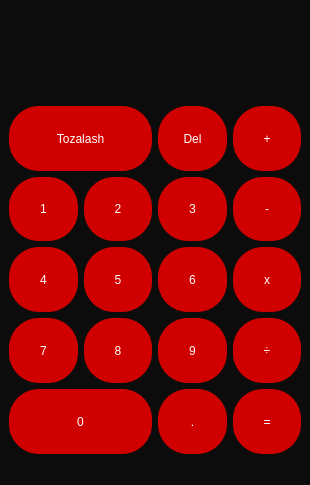
<?xml version="1.0" encoding="UTF-8"?>
<ui version="4.0">
 <class>MainWindow</class>
 <widget class="QMainWindow" name="MainWindow">
  <property name="geometry">
   <rect>
    <x>0</x>
    <y>0</y>
    <width>310</width>
    <height>485</height>
   </rect>
  </property>
  <property name="windowTitle">
   <string>Kalkulyator</string>
  </property>
  <property name="windowIcon">
   <iconset>
    <normaloff>icon.png</normaloff>icon.png</iconset>
  </property>
  <property name="styleSheet">
   <string notr="true">background-color: rgb(12, 12, 12);</string>
  </property>
  <widget class="QWidget" name="centralwidget">
   <layout class="QVBoxLayout" name="verticalLayout">
    <item>
     <layout class="QGridLayout" name="gridLayout">
      <item row="2" column="1">
       <widget class="QPushButton" name="push_2">
        <property name="sizePolicy">
         <sizepolicy hsizetype="MinimumExpanding" vsizetype="Preferred">
          <horstretch>0</horstretch>
          <verstretch>10</verstretch>
         </sizepolicy>
        </property>
        <property name="styleSheet">
         <string notr="true">QPushButton{
font: 57 20pt &quot;MathJax_Vector-Bold&quot;;
	color: rgb(255, 255, 255);
	background-color: rgb(191, 191, 191);
border-radius:30px;
}
QPushButton:hover{
color: rgb(61, 61, 61);
	background-color: rgb(238, 238, 238);
}
QPushButton{
background-color: rgb(208, 0, 0);
	color: rgb(255, 255, 255);
}
</string>
        </property>
        <property name="text">
         <string>2</string>
        </property>
        <property name="shortcut">
         <string>2</string>
        </property>
       </widget>
      </item>
      <item row="4" column="2">
       <widget class="QPushButton" name="push_9">
        <property name="sizePolicy">
         <sizepolicy hsizetype="MinimumExpanding" vsizetype="Preferred">
          <horstretch>0</horstretch>
          <verstretch>10</verstretch>
         </sizepolicy>
        </property>
        <property name="styleSheet">
         <string notr="true">QPushButton{
font: 57 20pt &quot;MathJax_Vector-Bold&quot;;
	color: rgb(255, 255, 255);
	background-color: rgb(191, 191, 191);
border-radius:30px;
}
QPushButton:hover{
color: rgb(61, 61, 61);
	background-color: rgb(238, 238, 238);
}
QPushButton{
background-color: rgb(208, 0, 0);
	color: rgb(255, 255, 255);
}
</string>
        </property>
        <property name="text">
         <string>9</string>
        </property>
        <property name="shortcut">
         <string>9</string>
        </property>
       </widget>
      </item>
      <item row="3" column="2">
       <widget class="QPushButton" name="push_6">
        <property name="sizePolicy">
         <sizepolicy hsizetype="MinimumExpanding" vsizetype="Preferred">
          <horstretch>0</horstretch>
          <verstretch>10</verstretch>
         </sizepolicy>
        </property>
        <property name="styleSheet">
         <string notr="true">QPushButton{
font: 57 20pt &quot;MathJax_Vector-Bold&quot;;
	color: rgb(255, 255, 255);
	background-color: rgb(191, 191, 191);
border-radius:30px;
}
QPushButton:hover{
color: rgb(61, 61, 61);
	background-color: rgb(238, 238, 238);
}
QPushButton{
background-color: rgb(208, 0, 0);
	color: rgb(255, 255, 255);
}
</string>
        </property>
        <property name="text">
         <string>6</string>
        </property>
        <property name="shortcut">
         <string>6</string>
        </property>
       </widget>
      </item>
      <item row="5" column="2">
       <widget class="QPushButton" name="push_tochka">
        <property name="sizePolicy">
         <sizepolicy hsizetype="MinimumExpanding" vsizetype="Preferred">
          <horstretch>0</horstretch>
          <verstretch>10</verstretch>
         </sizepolicy>
        </property>
        <property name="styleSheet">
         <string notr="true">QPushButton{
font: 57 20pt &quot;MathJax_Vector-Bold&quot;;
	color: rgb(255, 255, 255);
	background-color: rgb(191, 191, 191);
border-radius:30px;
}
QPushButton:hover{
color: rgb(61, 61, 61);
	background-color: rgb(238, 238, 238);
}
QPushButton{
background-color: rgb(208, 0, 0);
	color: rgb(255, 255, 255);
}
</string>
        </property>
        <property name="text">
         <string>.</string>
        </property>
        <property name="shortcut">
         <string>.</string>
        </property>
       </widget>
      </item>
      <item row="2" column="3">
       <widget class="QPushButton" name="push_ayir">
        <property name="sizePolicy">
         <sizepolicy hsizetype="MinimumExpanding" vsizetype="Preferred">
          <horstretch>0</horstretch>
          <verstretch>10</verstretch>
         </sizepolicy>
        </property>
        <property name="styleSheet">
         <string notr="true">QPushButton{
font: 57 36pt &quot;MathJax_Vector-Bold&quot;;
	color: rgb(255, 255, 255);
	
	background-color: rgb(225, 225, 112);
border-radius:30px;
}

QPushButton:hover{
color: rgb(255, 255, 127);
	background-color: rgb(12, 12, 12);
}

QPushButton{
background-color: rgb(208, 0, 0);
	color: rgb(255, 255, 255);
}
</string>
        </property>
        <property name="text">
         <string>-</string>
        </property>
        <property name="shortcut">
         <string>-</string>
        </property>
       </widget>
      </item>
      <item row="4" column="3">
       <widget class="QPushButton" name="push_boluv">
        <property name="sizePolicy">
         <sizepolicy hsizetype="MinimumExpanding" vsizetype="Preferred">
          <horstretch>0</horstretch>
          <verstretch>10</verstretch>
         </sizepolicy>
        </property>
        <property name="styleSheet">
         <string notr="true">QPushButton{
font: 57 36pt &quot;MathJax_Vector-Bold&quot;;
	color: rgb(255, 255, 255);
	
	background-color: rgb(225, 225, 112);
border-radius:30px;
}

QPushButton:hover{
color: rgb(255, 255, 127);
	background-color: rgb(12, 12, 12);
}

QPushButton{
background-color: rgb(208, 0, 0);
	color: rgb(255, 255, 255);
}
</string>
        </property>
        <property name="text">
         <string>÷</string>
        </property>
        <property name="shortcut">
         <string>/</string>
        </property>
       </widget>
      </item>
      <item row="2" column="2">
       <widget class="QPushButton" name="push_3">
        <property name="sizePolicy">
         <sizepolicy hsizetype="MinimumExpanding" vsizetype="Preferred">
          <horstretch>0</horstretch>
          <verstretch>10</verstretch>
         </sizepolicy>
        </property>
        <property name="styleSheet">
         <string notr="true">QPushButton{
font: 57 20pt &quot;MathJax_Vector-Bold&quot;;
	color: rgb(255, 255, 255);
	background-color: rgb(191, 191, 191);
border-radius:30px;
}
QPushButton:hover{
color: rgb(61, 61, 61);
	background-color: rgb(238, 238, 238);
}
QPushButton{
background-color: rgb(208, 0, 0);
	color: rgb(255, 255, 255);
}
</string>
        </property>
        <property name="text">
         <string>3</string>
        </property>
        <property name="shortcut">
         <string>3</string>
        </property>
       </widget>
      </item>
      <item row="3" column="3">
       <widget class="QPushButton" name="push_kopay">
        <property name="sizePolicy">
         <sizepolicy hsizetype="MinimumExpanding" vsizetype="Preferred">
          <horstretch>0</horstretch>
          <verstretch>10</verstretch>
         </sizepolicy>
        </property>
        <property name="styleSheet">
         <string notr="true">QPushButton{
font: 57 36pt &quot;MathJax_Vector-Bold&quot;;
	color: rgb(255, 255, 255);
	
	background-color: rgb(225, 225, 112);
border-radius:30px;
}

QPushButton:hover{
color: rgb(255, 255, 127);
	background-color: rgb(12, 12, 12);
}

QPushButton{
background-color: rgb(208, 0, 0);
	color: rgb(255, 255, 255);
}
</string>
        </property>
        <property name="text">
         <string>x</string>
        </property>
        <property name="shortcut">
         <string>*</string>
        </property>
       </widget>
      </item>
      <item row="4" column="1">
       <widget class="QPushButton" name="push_8">
        <property name="sizePolicy">
         <sizepolicy hsizetype="MinimumExpanding" vsizetype="Preferred">
          <horstretch>0</horstretch>
          <verstretch>10</verstretch>
         </sizepolicy>
        </property>
        <property name="styleSheet">
         <string notr="true">QPushButton{
font: 57 20pt &quot;MathJax_Vector-Bold&quot;;
	color: rgb(255, 255, 255);
	background-color: rgb(191, 191, 191);
border-radius:30px;
}
QPushButton:hover{
color: rgb(61, 61, 61);
	background-color: rgb(238, 238, 238);
}
QPushButton{
background-color: rgb(208, 0, 0);
	color: rgb(255, 255, 255);
}
</string>
        </property>
        <property name="text">
         <string>8</string>
        </property>
        <property name="shortcut">
         <string>8</string>
        </property>
       </widget>
      </item>
      <item row="2" column="0">
       <widget class="QPushButton" name="push_1">
        <property name="sizePolicy">
         <sizepolicy hsizetype="MinimumExpanding" vsizetype="Preferred">
          <horstretch>0</horstretch>
          <verstretch>10</verstretch>
         </sizepolicy>
        </property>
        <property name="styleSheet">
         <string notr="true">QPushButton{
font: 57 20pt &quot;MathJax_Vector-Bold&quot;;
	color: rgb(255, 255, 255);
	background-color: rgb(191, 191, 191);
border-radius:30px;
}
QPushButton:hover{
color: rgb(61, 61, 61);
	background-color: rgb(238, 238, 238);
}
QPushButton{
background-color: rgb(208, 0, 0);
	color: rgb(255, 255, 255);
}
</string>
        </property>
        <property name="text">
         <string>1</string>
        </property>
        <property name="shortcut">
         <string>1</string>
        </property>
       </widget>
      </item>
      <item row="1" column="2">
       <widget class="QPushButton" name="push_ochir">
        <property name="sizePolicy">
         <sizepolicy hsizetype="MinimumExpanding" vsizetype="Preferred">
          <horstretch>0</horstretch>
          <verstretch>10</verstretch>
         </sizepolicy>
        </property>
        <property name="styleSheet">
         <string notr="true">QPushButton{
font: 57 20pt &quot;MathJax_Vector-Bold&quot;;
	color: rgb(255, 255, 255);
	background-color: rgb(191, 191, 191);
border-radius:30px;
}
QPushButton:hover{
color: rgb(61, 61, 61);
	background-color: rgb(238, 238, 238);
}
QPushButton{
background-color: rgb(208, 0, 0);
	color: rgb(255, 255, 255);
}
</string>
        </property>
        <property name="text">
         <string>Del</string>
        </property>
        <property name="shortcut">
         <string>Backspace</string>
        </property>
       </widget>
      </item>
      <item row="5" column="3">
       <widget class="QPushButton" name="push_barobar">
        <property name="sizePolicy">
         <sizepolicy hsizetype="MinimumExpanding" vsizetype="Preferred">
          <horstretch>0</horstretch>
          <verstretch>10</verstretch>
         </sizepolicy>
        </property>
        <property name="styleSheet">
         <string notr="true">QPushButton{
font: 57 36pt &quot;MathJax_Vector-Bold&quot;;
	color: rgb(255, 255, 255);
	
	background-color: rgb(225, 225, 112);
border-radius:30px;
}

QPushButton:hover{
color: rgb(255, 255, 127);
	background-color: rgb(12, 12, 12);
}

QPushButton{
background-color: rgb(208, 0, 0);
	color: rgb(255, 255, 255);
}
</string>
        </property>
        <property name="text">
         <string>=</string>
        </property>
        <property name="shortcut">
         <string>Enter</string>
        </property>
       </widget>
      </item>
      <item row="1" column="3">
       <widget class="QPushButton" name="push_qosh">
        <property name="sizePolicy">
         <sizepolicy hsizetype="MinimumExpanding" vsizetype="Preferred">
          <horstretch>0</horstretch>
          <verstretch>10</verstretch>
         </sizepolicy>
        </property>
        <property name="styleSheet">
         <string notr="true">QPushButton{
font: 57 36pt &quot;MathJax_Vector-Bold&quot;;
	color: rgb(255, 255, 255);
	
	background-color: rgb(225, 225, 112);
border-radius:30px;
}

QPushButton:hover{
color: rgb(255, 255, 127);
	background-color: rgb(12, 12, 12);
}

QPushButton{
background-color: rgb(208, 0, 0);
	color: rgb(255, 255, 255);
}
</string>
        </property>
        <property name="text">
         <string>+</string>
        </property>
        <property name="iconSize">
         <size>
          <width>27</width>
          <height>28</height>
         </size>
        </property>
        <property name="shortcut">
         <string>+</string>
        </property>
        <property name="autoRepeatDelay">
         <number>0</number>
        </property>
        <property name="autoRepeatInterval">
         <number>0</number>
        </property>
       </widget>
      </item>
      <item row="3" column="0">
       <widget class="QPushButton" name="push_4">
        <property name="sizePolicy">
         <sizepolicy hsizetype="MinimumExpanding" vsizetype="Preferred">
          <horstretch>0</horstretch>
          <verstretch>10</verstretch>
         </sizepolicy>
        </property>
        <property name="styleSheet">
         <string notr="true">QPushButton{
font: 57 20pt &quot;MathJax_Vector-Bold&quot;;
	color: rgb(255, 255, 255);
	background-color: rgb(191, 191, 191);
border-radius:30px;
}
QPushButton:hover{
color: rgb(61, 61, 61);
	background-color: rgb(238, 238, 238);
}
QPushButton{
background-color: rgb(208, 0, 0);
	color: rgb(255, 255, 255);
}
</string>
        </property>
        <property name="text">
         <string>4</string>
        </property>
        <property name="shortcut">
         <string>4</string>
        </property>
       </widget>
      </item>
      <item row="4" column="0">
       <widget class="QPushButton" name="push_7">
        <property name="sizePolicy">
         <sizepolicy hsizetype="MinimumExpanding" vsizetype="Preferred">
          <horstretch>0</horstretch>
          <verstretch>10</verstretch>
         </sizepolicy>
        </property>
        <property name="styleSheet">
         <string notr="true">QPushButton{
font: 57 20pt &quot;MathJax_Vector-Bold&quot;;
	color: rgb(255, 255, 255);
	background-color: rgb(191, 191, 191);
border-radius:30px;
}
QPushButton:hover{
color: rgb(61, 61, 61);
	background-color: rgb(238, 238, 238);
}
QPushButton{
background-color: rgb(208, 0, 0);
	color: rgb(255, 255, 255);
}
</string>
        </property>
        <property name="text">
         <string>7</string>
        </property>
        <property name="shortcut">
         <string>7</string>
        </property>
       </widget>
      </item>
      <item row="3" column="1">
       <widget class="QPushButton" name="push_5">
        <property name="sizePolicy">
         <sizepolicy hsizetype="MinimumExpanding" vsizetype="Preferred">
          <horstretch>0</horstretch>
          <verstretch>10</verstretch>
         </sizepolicy>
        </property>
        <property name="styleSheet">
         <string notr="true">QPushButton{
font: 57 20pt &quot;MathJax_Vector-Bold&quot;;
	color: rgb(255, 255, 255);
	background-color: rgb(191, 191, 191);
border-radius:30px;
}
QPushButton:hover{
color: rgb(61, 61, 61);
	background-color: rgb(238, 238, 238);
}
QPushButton{
background-color: rgb(208, 0, 0);
	color: rgb(255, 255, 255);
}
</string>
        </property>
        <property name="text">
         <string>5</string>
        </property>
        <property name="shortcut">
         <string>5</string>
        </property>
       </widget>
      </item>
      <item row="0" column="0" colspan="4">
       <widget class="QLabel" name="label">
        <property name="sizePolicy">
         <sizepolicy hsizetype="MinimumExpanding" vsizetype="Preferred">
          <horstretch>0</horstretch>
          <verstretch>14</verstretch>
         </sizepolicy>
        </property>
        <property name="styleSheet">
         <string notr="true">font: 57 28pt &quot;MathJax_Vector-Bold&quot;;
color: rgb(255, 255, 255);</string>
        </property>
        <property name="text">
         <string/>
        </property>
        <property name="alignment">
         <set>Qt::AlignRight|Qt::AlignTrailing|Qt::AlignVCenter</set>
        </property>
       </widget>
      </item>
      <item row="1" column="0" colspan="2">
       <widget class="QPushButton" name="push_tozala">
        <property name="sizePolicy">
         <sizepolicy hsizetype="MinimumExpanding" vsizetype="Preferred">
          <horstretch>0</horstretch>
          <verstretch>10</verstretch>
         </sizepolicy>
        </property>
        <property name="styleSheet">
         <string notr="true">QPushButton{
font: 57 20pt &quot;MathJax_Vector-Bold&quot;;
	color: rgb(255, 255, 255);
	background-color: rgb(191, 191, 191);
border-radius:30px;
}
QPushButton:hover{
color: rgb(61, 61, 61);
	background-color: rgb(238, 238, 238);
}
QPushButton{
background-color: rgb(208, 0, 0);
	color: rgb(255, 255, 255);
}
</string>
        </property>
        <property name="text">
         <string>Tozalash</string>
        </property>
        <property name="shortcut">
         <string>Del</string>
        </property>
       </widget>
      </item>
      <item row="5" column="0" colspan="2">
       <widget class="QPushButton" name="push_0">
        <property name="sizePolicy">
         <sizepolicy hsizetype="MinimumExpanding" vsizetype="Preferred">
          <horstretch>0</horstretch>
          <verstretch>10</verstretch>
         </sizepolicy>
        </property>
        <property name="styleSheet">
         <string notr="true">QPushButton{
font: 57 20pt &quot;MathJax_Vector-Bold&quot;;
	color: rgb(255, 255, 255);
	background-color: rgb(191, 191, 191);
border-radius:30px;
}
QPushButton:hover{
color: rgb(61, 61, 61);
	background-color: rgb(238, 238, 238);
}
QPushButton{
background-color: rgb(208, 0, 0);
	color: rgb(255, 255, 255);
}
</string>
        </property>
        <property name="text">
         <string>0</string>
        </property>
        <property name="shortcut">
         <string>0</string>
        </property>
       </widget>
      </item>
     </layout>
    </item>
   </layout>
  </widget>
  <widget class="QMenuBar" name="menubar">
   <property name="geometry">
    <rect>
     <x>0</x>
     <y>0</y>
     <width>310</width>
     <height>22</height>
    </rect>
   </property>
  </widget>
  <widget class="QStatusBar" name="statusbar"/>
 </widget>
 <resources/>
 <connections/>
</ui>
